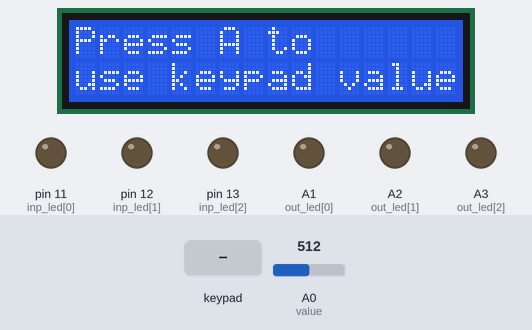
A sketch run on a simulated Arduino Uno, built with avr-gcc and run on an emulated ATmega328P. Parts: 16×2 character LCD, output pins drawn as LEDs (lit = HIGH). The inputs (shaded band) are chosen by the test bench; at power-on: A0 (value) = 512. What the sketch prints to the serial monitor is not drawn.

Above: at 4.3 s.
4.4 s: key '1' pressed
At 5.3 s:
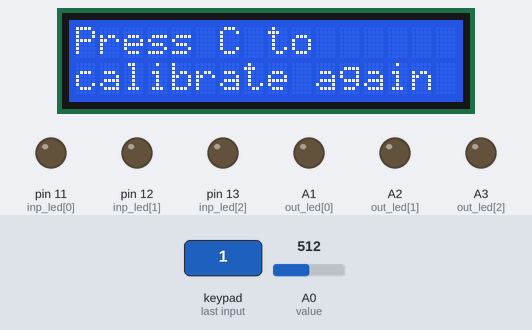
7.4 s: key 'C' pressed
At 9.1 s:
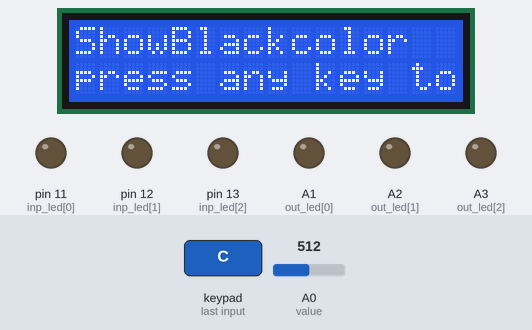
9.4 s: keypad keys 2 3 4 5 pressed 0.4 s apart
At 11.1 s:
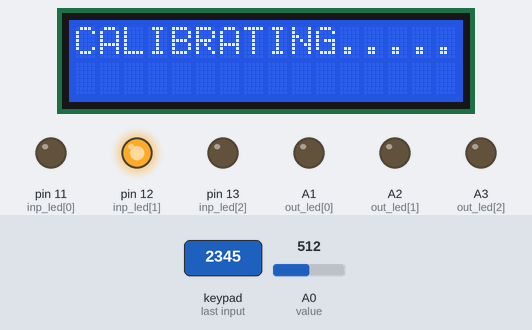
14.0 s: A0 (value) set to 716
At 17.6 s:
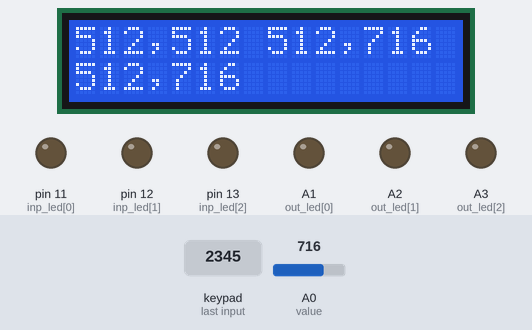
Timing chart, 0 to 19.1 s (numbered marks = the images above; inputs shaded):
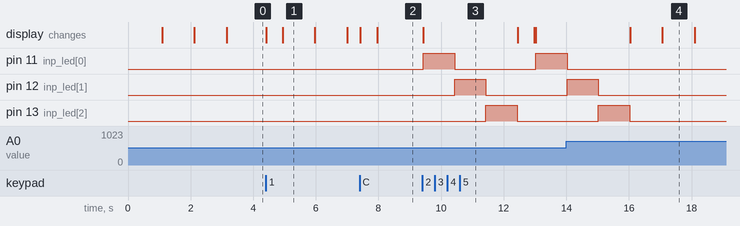

The sketch:

sensor.ino
```cpp
#include <Wire.h>
#include <LiquidCrystal_I2C.h>
#include <Keypad.h>

// Set the LCD address to 0x27 for a 16 chars and 2 line display
LiquidCrystal_I2C lcd(0x27, 16, 2);
int inp_led[] = {11, 12, 13};
int value = A0;//LDR input take analog value


String calibColor[] = {"Black", "White"};
String color[]={"Red","Green","Blue"};
int calibrater[3][2] = {{363, 892}, {356, 839}, {326, 833}};
int outvalue[] = {0, 0, 0};
int out_led[] = {A1, A2, A3};
String mode;
int out;
String key;

const byte ROWS = 4; //four rows
const byte COLS = 4; //three columns
char keys[ROWS][COLS] = {
  {'1', '2', '3', 'A'},
  {'4', '5', '6', 'B'},
  {'7', '8', '9', 'C'},
  {'*', '0', '#', 'D'}
};

byte rowPins[ROWS] = {2, 3, 4, 5}; //connect to the row pinouts of the keypad
byte colPins[COLS] = {6, 7, 8, 9}; //connect to the column pinouts of the keypad

Keypad keypad = Keypad( makeKeymap(keys), rowPins, colPins, ROWS, COLS );


void setup() {
  lcd.init();
  lcd.backlight();

  for (int i = 0; i < 3; i++) {
    pinMode(inp_led[i], OUTPUT);
  }

  pinMode(value, INPUT);

  for (int i = 0; i < 3; i++) {
    pinMode(out_led[i], OUTPUT);
  }

  Serial.begin(9600);
  lcd.clear();
  lcd.setCursor(0, 0);
  lcd.print("WELCOME :)");
  delay(1000);
  lcd.clear();
  lcd.setCursor(0, 0);
  lcd.print("Press");
  lcd.setCursor(0, 1);
  lcd.print("C to calibrate");
  delay(1000);
  lcd.clear();
  lcd.setCursor(0, 0);
  lcd.print("Press");
  lcd.setCursor(0, 1);
  lcd.print("D to sensor");
  delay(1000);
  lcd.clear();
  lcd.setCursor(0, 0);
  lcd.print("Press A to");
  lcd.setCursor(0, 1);
  lcd.print("use keypad value");

}


void loop() {
  mode = keypad.waitForKey();
  if (mode == "C") {
    calibrate();
  }
  else if (mode == "D") {
    sensor();
    screenout();
    ledout();
  }
  else if (mode == "A") {
    pad();
    ledout();

  }
  else {
    lcd.clear();
    lcd.setCursor(0, 0);
    lcd.print("Invalidinput");
    delay(500);
  }
  lcd.clear();
  lcd.setCursor(0, 0);
  lcd.print("Press C to");
  lcd.setCursor(0, 1);
  lcd.print("calibrate again");
  delay(1000);
  lcd.clear();
  lcd.setCursor(0, 0);
  lcd.print("Else Press D");
  lcd.setCursor(0, 1);
  lcd.print("to sensor");
  delay(1000);
  lcd.clear();
  lcd.setCursor(0, 0);
  lcd.print("Press A to");
  lcd.setCursor(0, 1);
  lcd.print("use keypad value");

}

void calibrate() {
  char key = keypad.getKey();
  lcd.clear();
  lcd.setCursor(0, 0);
  lcd.print("CALIBRATION");
  delay(500);
  for (int j = 0; j < 2; j++) {
    lcd.setCursor(0, 0);
    lcd.print("Show" + String(calibColor[j]) + "color" );
    lcd.setCursor(0, 1);
    lcd.print("press any key to continue");
    key = keypad.waitForKey();
    lcd.clear();
    lcd.setCursor(0, 0);
    lcd.print("CALIBRATING.....");
    for (int i = 0; i < 3; i++) {
      digitalWrite(inp_led[i], HIGH);
      delay(500);
      calibrater[i][j] = analogRead(value);
      delay(500);
      digitalWrite(inp_led[i],LOW);
      Serial.print(String(color[i]));
      Serial.print("=");
      Serial.print(calibrater[i][0]);
      Serial.print(",");
      Serial.print(calibrater[i][1]);
      Serial.println();
    }
    if (j != 1) {
      lcd.clear();
      lcd.setCursor(0, 0);
      lcd.print("CALIBRATION");
      delay(500);
    }
    else {
      lcd.clear();
      lcd.setCursor(0, 0);
      lcd.print("CALIBRATION DONE");
      delay(1000);
      lcd.clear();
      lcd.setCursor(0, 0);
      lcd.print(String(calibrater[0][0]) + "," + String(calibrater[0][1]));
      lcd.setCursor(8, 0);
      lcd.print(String(calibrater[1][0]) + "," + String(calibrater[1][1]));
      lcd.setCursor(0, 1);
      lcd.print(String(calibrater[2][0]) + "," + String(calibrater[2][1]));
      delay(1000);
    }

  }
}

void sensor() {
  lcd.clear();
  lcd.setCursor(0, 0);
  lcd.print("SENSORING .....");
  lcd.setCursor(0, 1);
  lcd.print("press any key to sensor");
  key = keypad.waitForKey();
  for (int i = 0; i < 3; i++) {
    digitalWrite(inp_led[i], HIGH);
    delay(1000);
    out = analogRead(value);
    delay(10);
    digitalWrite(inp_led[i], LOW);
    outvalue[i] = map(out, calibrater[i][0], calibrater[i][1], 0, 255);
    outvalue[i] = outvalue[i] < 0 ? 0 : outvalue[i] > 255 ? 255 : outvalue[i];

  }
  lcd.clear();
  lcd.setCursor(0, 0);
  lcd.print("Sensor DONE");
  delay(500);
}

void pad() {
  String rgbval = "";
  lcd.clear();
  lcd.setCursor(0, 0);
  lcd.print("Type R,G,B value");
  for (int i = 0; i < 11; i++) {
    if (i == 3 || i == 7) {
      lcd.print('/');
      continue;
    }
    char rgbno = keypad.waitForKey();
    lcd.setCursor(i, 1);
    lcd.print(rgbno);
    rgbval += rgbno;
  }
  for (int i = 0; i < 3; i++) {
    outvalue[i] = rgbval.substring(3 * i, (3 * i + 3)).toInt();
  }

}
void screenout() {
  lcd.clear();
  lcd.setCursor(0, 0);
  lcd.print("R=" + String(outvalue[0]));
  lcd.setCursor(7, 0);
  lcd.print("G=" + String(outvalue[1]));
  lcd.setCursor(0, 1);
  lcd.print("B=" + String(outvalue[2]));

  delay(1000);
}
void ledout() {
  for (int i = 0; i < 3; i++) {
    analogWrite(out_led[i], outvalue[i]);
  }
  delay(1000);
  for (int i = 0; i < 3; i++) {
    digitalWrite(out_led[i], LOW);
  }
}
```

Measured:
- after the input at 4.4 s, the display: first changes at once (image 1 shows a later state)
- after the input at 7.4 s, the display: first changes at once (image 2 shows a later state)
- after the input at 9.4 s, pin 11 (inp_led[0]): LOW → HIGH at once, → LOW 1.0 s later, → HIGH 2.6 s later; pin 12 (inp_led[1]): LOW → HIGH after 1.0 s, → LOW 1.0 s later; pin 13 (inp_led[2]): LOW → HIGH after 2.0 s, → LOW 1.0 s later; the display: changes at once (image 3)
- what the display in image 1 shows lasts 1.1 s, from 4.9 s to 6.0 s
